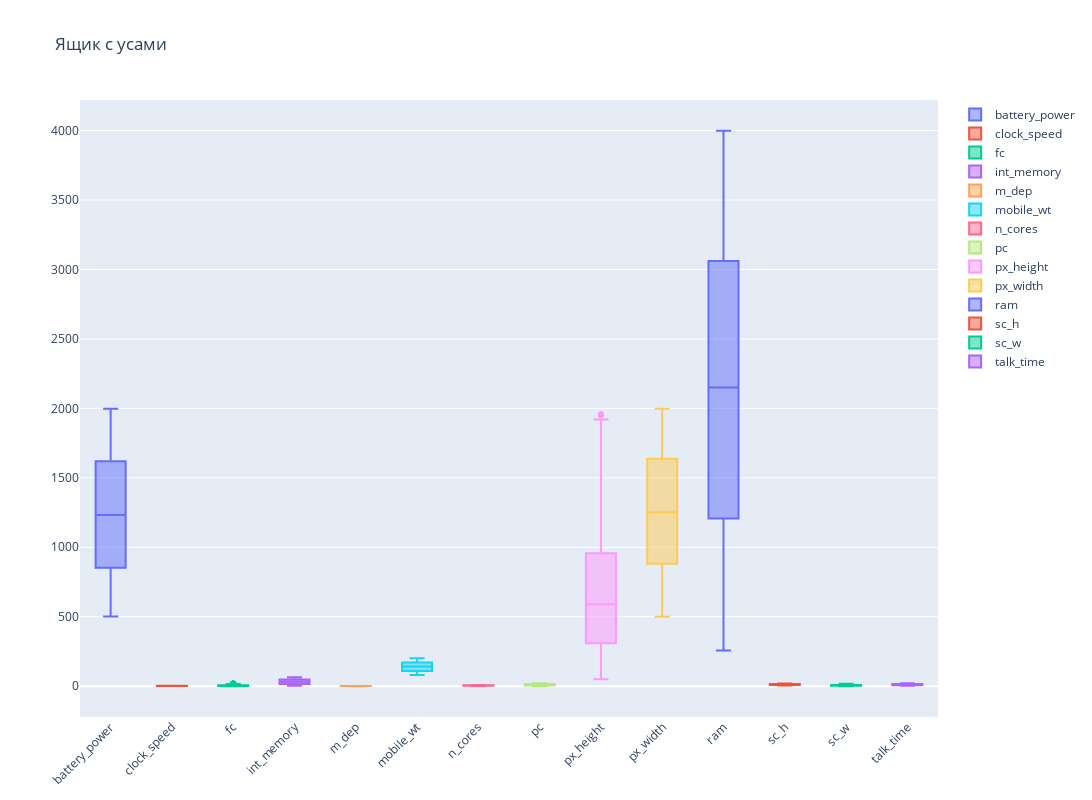

Notebook cell for this chart:
### Markdown cell above
# Анализ признаков для модели

### Code cell
fig = go.Figure()

for col in numeric_features:
    fig.add_trace(go.Box(y=df[col], name=col))

fig.update_layout(
    title='Ящик с усами',
    xaxis_tickangle=-45,
    width=1500,
    height=800
)

fig.write_image('numeric_features_boxplot.png')

fig.show()

### Figure 1 — Plotly figure (JSON) as saved in the notebook; plotly's stock layout.template omitted (floating-point values rounded to 4 significant figures; data arrays with more than 128 entries replaced by an {"elided": "..."} marker saying what was removed)
{"data": [{"name": "battery_power", "type": "box", "y": {"elided": "1935 int values"}}, {"name": "clock_speed", "type": "box", "y": {"elided": "1935 float values"}}, {"name": "fc", "type": "box", "y": {"elided": "1935 int values"}}, {"name": "int_memory", "type": "box", "y": {"elided": "1935 int values"}}, {"name": "m_dep", "type": "box", "y": {"elided": "1935 float values"}}, {"name": "mobile_wt", "type": "box", "y": {"elided": "1935 int values"}}, {"name": "n_cores", "type": "box", "y": {"elided": "1935 int values"}}, {"name": "pc", "type": "box", "y": {"elided": "1935 int values"}}, {"name": "px_height", "type": "box", "y": {"elided": "1935 int values"}}, {"name": "px_width", "type": "box", "y": {"elided": "1935 int values"}}, {"name": "ram", "type": "box", "y": {"elided": "1935 int values"}}, {"name": "sc_h", "type": "box", "y": {"elided": "1935 int values"}}, {"name": "sc_w", "type": "box", "y": {"elided": "1935 int values"}}, {"name": "talk_time", "type": "box", "y": {"elided": "1935 int values"}}], "layout": {"height": 800, "title": {"text": "Ящик с усами"}, "width": 1500, "xaxis": {"tickangle": -45}}}
